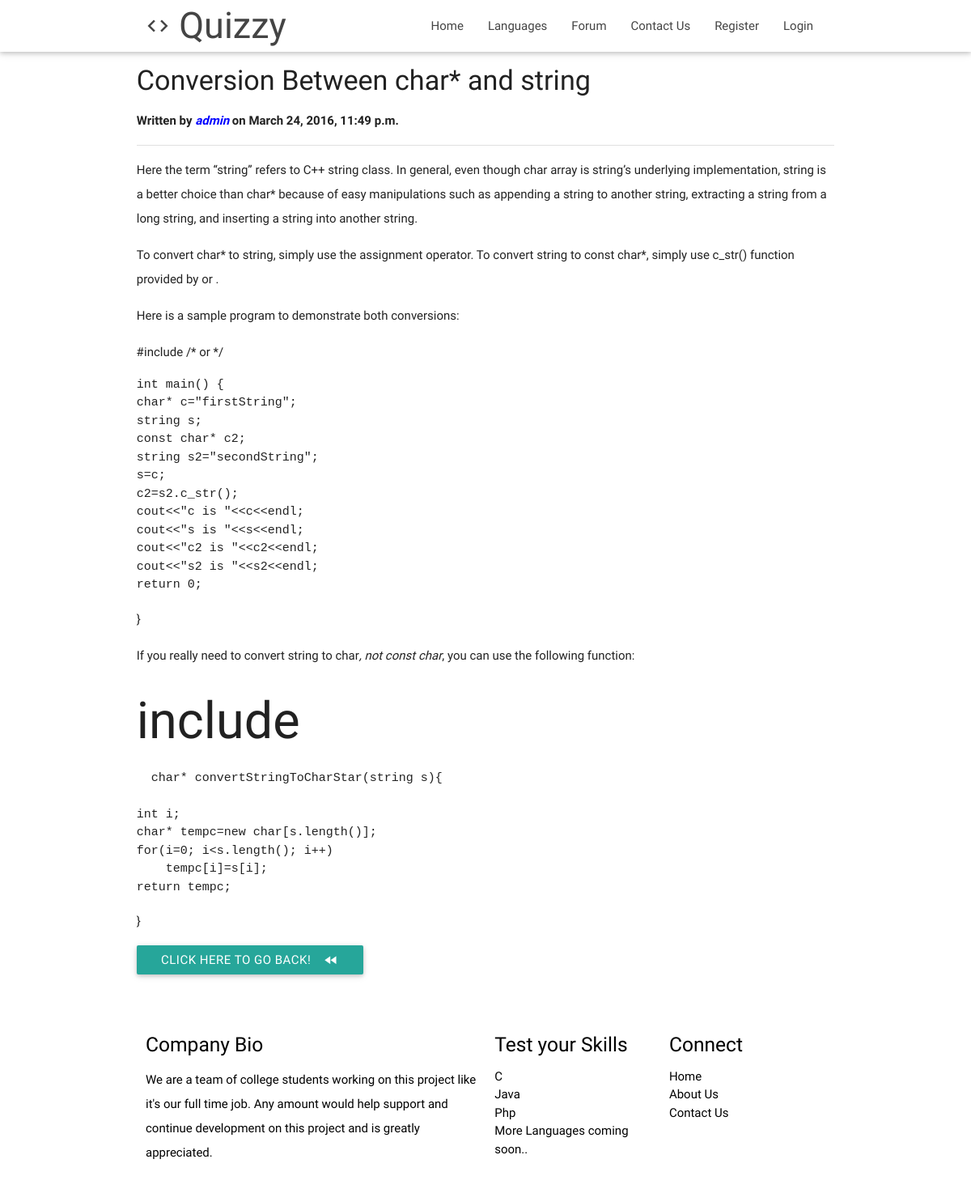
The page /forums/1/conversion-between on the database its author committed.
### forums/models.py (models this page shows, shortened)
class Post(models.Model):
    user = models.ForeignKey('auth.User')
    question = models.CharField(max_length=200)
    text = models.TextField()
    synopsis = models.TextField(default="null")
    slug = models.SlugField(max_length=120, unique=True, default="null")
    created_date = models.DateTimeField(
            default=timezone.now)
    published_date = models.DateTimeField(
            blank=True, null=True)

### forums/views.py (the view)
# urls.py: url(r'^forums/(?P<post_id>\d+)/[\s\S]*', views.detail, name='detail'),
def detail(request, post_id):
    post = Post.objects.get(pk=post_id)
    return render(request, 'forums/detail.html',{'post':post})

### forums/templates/forums/detail.html (shortened to what this page needs)
{% extends "footer.html" %}
{% load staticfiles %}
{% load markdown_deux_tags %}
{% block body %}
  <div class="container">
  <div class="row">
  <div class="col-s12">
    <article>
      <h4>{{post.question}}</h4>
      <p><b>Written by <span style="color:blue"><em>{{post.user}}</em></span> on {{post.published_date}}</b></p>
      <div class="divider"></div>
      <p>{{post.text|markdown}}</p>
    </article>
  </div>
  <a class="btn waves-effect waves-light" href="/forums/">
    <i class="material-icons right">fast_rewind</i>Click here to go back!
  </a>
</div>
</div>
{% endblock %}

### static/css/style.css (style rules this page uses)
p { line-height: 2rem; }

### rows shown on the page
Post: question "Conversion Between char* and string", user "admin", published_date "March 24, 2016, 11:49 p.m.", text "Here the term “string” refers to C++ string class. In general, even though char array is string’s underlying implementation, string is a better choice than char* because of easy manipulations such as appending a string to another string, extracting a string from a long string, and inserting a string into another string. To convert char* to string, simply use the assignment operator. To convert string to const char*, simply use c_str() function provided by or . Here is a sample program to demonstrate both conversions: #include /* or */ int main() { char* c=\"firstString\"; string s; const char* c2; string s2=\"secondString\"; s=c; c2=s2.c_str(); cout<<\"c is \"<<c<<endl; cout<<\"s is \"<<s<<endl;…"
